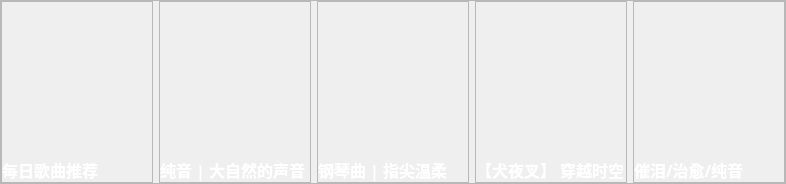
                          <widget class="QFrame" name="frame_24">
                           <property name="frameShape">
                            <enum>QFrame::StyledPanel</enum>
                           </property>
                           <property name="frameShadow">
                            <enum>QFrame::Raised</enum>
                           </property>
                           <layout class="QHBoxLayout" name="horizontalLayout_16">
                            <property name="leftMargin">
                             <number>0</number>
                            </property>
                            <property name="topMargin">
                             <number>0</number>
                            </property>
                            <property name="rightMargin">
                             <number>0</number>
                            </property>
                            <property name="bottomMargin">
                             <number>0</number>
                            </property>
                            <item>
                             <widget class="QFrame" name="frame_26">
                              <property name="frameShape">
                               <enum>QFrame::StyledPanel</enum>
                              </property>
                              <property name="frameShadow">
                               <enum>QFrame::Raised</enum>
                              </property>
                              <layout class="QVBoxLayout" name="verticalLayout_10">
                               <property name="leftMargin">
                                <number>0</number>
                               </property>
                               <property name="topMargin">
                                <number>0</number>
                               </property>
                               <property name="rightMargin">
                                <number>0</number>
                               </property>
                               <property name="bottomMargin">
                                <number>0</number>
                               </property>
                               <item>
                                <widget class="QPushButton" name="pushButton_15">
                                 <property name="minimumSize">
                                  <size>
                                   <width>150</width>
                                   <height>150</height>
                                  </size>
                                 </property>
                                 <property name="maximumSize">
                                  <size>
                                   <width>150</width>
                                   <height>150</height>
                                  </size>
                                 </property>
                                 <property name="styleSheet">
                                  <string notr="true">border-radius: 6px;
border-image: url(:/icon/image/8.jpg);
</string>
                                 </property>
                                 <property name="text">
                                  <string/>
                                 </property>
                                </widget>
                               </item>
                               <item>
                                <widget class="QLabel" name="label_5">
                                 <property name="font">
                                  <font>
                                   <family>华文楷体</family>
                                   <pointsize>12</pointsize>
                                   <weight>75</weight>
                                   <bold>true</bold>
                                  </font>
                                 </property>
                                 <property name="styleSheet">
                                  <string notr="true">color: rgb(255, 255, 255);</string>
                                 </property>
                                 <property name="text">
                                  <string>每日歌曲推荐</string>
                                 </property>
                                </widget>
                               </item>
                              </layout>
                             </widget>
                            </item>
                            <item>
                             <widget class="QFrame" name="frame_27">
                              <property name="frameShape">
                               <enum>QFrame::StyledPanel</enum>
                              </property>
                              <property name="frameShadow">
                               <enum>QFrame::Raised</enum>
                              </property>
                              <layout class="QVBoxLayout" name="verticalLayout_12">
                               <property name="leftMargin">
                                <number>0</number>
                               </property>
                               <property name="topMargin">
                                <number>0</number>
                               </property>
                               <property name="rightMargin">
                                <number>0</number>
                               </property>
                               <property name="bottomMargin">
                                <number>0</number>
                               </property>
                               <item>
                                <widget class="QPushButton" name="pushButton_17">
                                 <property name="minimumSize">
                                  <size>
                                   <width>150</width>
                                   <height>150</height>
                                  </size>
                                 </property>
                                 <property name="maximumSize">
                                  <size>
                                   <width>150</width>
                                   <height>150</height>
                                  </size>
                                 </property>
                                 <property name="styleSheet">
                                  <string notr="true">border-radius: 6px;
border-image: url(:/icon/image/1.jpg);</string>
                                 </property>
                                 <property name="text">
                                  <string/>
                                 </property>
                                </widget>
                               </item>
                               <item>
                                <widget class="QLabel" name="label_7">
                                 <property name="font">
                                  <font>
                                   <family>华文楷体</family>
                                   <pointsize>12</pointsize>
                                   <weight>75</weight>
                                   <bold>true</bold>
                                  </font>
                                 </property>
                                 <property name="styleSheet">
                                  <string notr="true">color: rgb(255, 255, 255);</string>
                                 </property>
                                 <property name="text">
                                  <string>纯音 | 大自然的声音</string>
                                 </property>
                                </widget>
                               </item>
                              </layout>
                             </widget>
                            </item>
                            <item>
                             <widget class="QFrame" name="frame_28">
                              <property name="frameShape">
                               <enum>QFrame::StyledPanel</enum>
                              </property>
                              <property name="frameShadow">
                               <enum>QFrame::Raised</enum>
                              </property>
                              <layout class="QVBoxLayout" name="verticalLayout_13">
                               <property name="leftMargin">
                                <number>0</number>
                               </property>
                               <property name="topMargin">
                                <number>0</number>
                               </property>
                               <property name="rightMargin">
                                <number>0</number>
                               </property>
                               <property name="bottomMargin">
                                <number>0</number>
                               </property>
                               <item>
                                <widget class="QPushButton" name="pushButton_18">
                                 <property name="minimumSize">
                                  <size>
                                   <width>150</width>
                                   <height>150</height>
                                  </size>
                                 </property>
                                 <property name="maximumSize">
                                  <size>
                                   <width>150</width>
                                   <height>150</height>
                                  </size>
                                 </property>
                                 <property name="styleSheet">
                                  <string notr="true">border-radius: 6px;
border-image: url(:/icon/image/5.jpg);</string>
                                 </property>
                                 <property name="text">
                                  <string/>
                                 </property>
                                </widget>
                               </item>
                               <item>
                                <widget class="QLabel" name="label_8">
                                 <property name="font">
                                  <font>
                                   <family>华文楷体</family>
                                   <pointsize>12</pointsize>
                                   <weight>75</weight>
                                   <bold>true</bold>
                                  </font>
                                 </property>
                                 <property name="styleSheet">
                                  <string notr="true">color: rgb(255, 255, 255);</string>
                                 </property>
                                 <property name="text">
                                  <string>钢琴曲 | 指尖温柔</string>
                                 </property>
                                </widget>
                               </item>
                              </layout>
                             </widget>
                            </item>
                            <item>
                             <widget class="QFrame" name="frame_29">
                              <property name="frameShape">
                               <enum>QFrame::StyledPanel</enum>
                              </property>
                              <property name="frameShadow">
                               <enum>QFrame::Raised</enum>
                              </property>
                              <layout class="QVBoxLayout" name="verticalLayout_14">
                               <property name="leftMargin">
                                <number>0</number>
                               </property>
                               <property name="topMargin">
                                <number>0</number>
                               </property>
                               <property name="rightMargin">
                                <number>0</number>
                               </property>
                               <property name="bottomMargin">
                                <number>0</number>
                               </property>
                               <item>
                                <widget class="QPushButton" name="pushButton_19">
                                 <property name="minimumSize">
                                  <size>
                                   <width>150</width>
                                   <height>150</height>
                                  </size>
                                 </property>
                                 <property name="maximumSize">
                                  <size>
                                   <width>150</width>
                                   <height>150</height>
                                  </size>
                                 </property>
                                 <property name="styleSheet">
                                  <string notr="true">border-radius: 6px;
border-image: url(:/icon/image/3.jpg);</string>
                                 </property>
                                 <property name="text">
                                  <string/>
                                 </property>
                                </widget>
                               </item>
                               <item>
                                <widget class="QLabel" name="label_9">
                                 <property name="font">
                                  <font>
                                   <family>华文楷体</family>
                                   <pointsize>12</pointsize>
                                   <weight>75</weight>
                                   <bold>true</bold>
                                  </font>
                                 </property>
                                 <property name="styleSheet">
                                  <string notr="true">color: rgb(255, 255, 255);</string>
                                 </property>
                                 <property name="text">
                                  <string>【犬夜叉】 穿越时空</string>
                                 </property>
                                </widget>
                               </item>
                              </layout>
                             </widget>
                            </item>
                            <item>
                             <widget class="QFrame" name="frame_30">
                              <property name="frameShape">
                               <enum>QFrame::StyledPanel</enum>
                              </property>
                              <property name="frameShadow">
                               <enum>QFrame::Raised</enum>
                              </property>
                              <layout class="QVBoxLayout" name="verticalLayout_15">
                               <property name="leftMargin">
                                <number>0</number>
                               </property>
                               <property name="topMargin">
                                <number>0</number>
                               </property>
                               <property name="rightMargin">
                                <number>0</number>
                               </property>
                               <property name="bottomMargin">
                                <number>0</number>
                               </property>
                               <item>
                                <widget class="QPushButton" name="pushButton_20">
                                 <property name="minimumSize">
                                  <size>
                                   <width>150</width>
                                   <height>150</height>
                                  </size>
                                 </property>
                                 <property name="maximumSize">
                                  <size>
                                   <width>150</width>
                                   <height>150</height>
                                  </size>
                                 </property>
                                 <property name="styleSheet">
                                  <string notr="true">border-radius: 6px;
border-image: url(:/icon/image/4.jpg);</string>
                                 </property>
                                 <property name="text">
                                  <string/>
                                 </property>
                                </widget>
                               </item>
                               <item>
                                <widget class="QLabel" name="label_10">
                                 <property name="font">
                                  <font>
                                   <family>华文楷体</family>
                                   <pointsize>12</pointsize>
                                   <weight>75</weight>
                                   <bold>true</bold>
                                  </font>
                                 </property>
                                 <property name="styleSheet">
                                  <string notr="true">color: rgb(255, 255, 255);</string>
                                 </property>
                                 <property name="text">
                                  <string>催泪/治愈/纯音</string>
                                 </property>
                                </widget>
                               </item>
                              </layout>
                             </widget>
                            </item>
                           </layout>
                          </widget>
